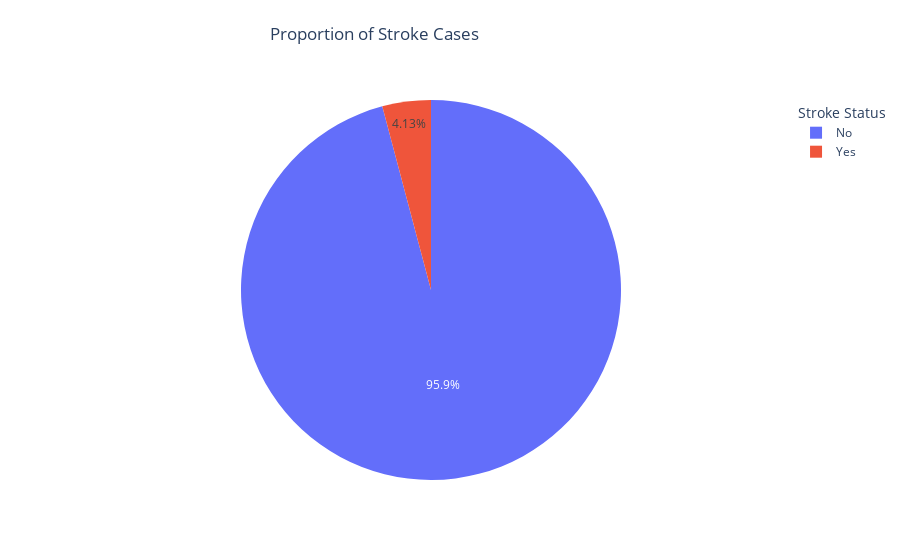

Source (notebook cell):
### Code cell
fig=px.pie(
    stroke_count,values=stroke_count.values,names=["No","Yes"],
    title='Proportion of Stroke Cases',
    
)
fig.update_layout(legend_title_text='Stroke Status',title_x=0.3,title_y=0.95)
fig.show()

### Figure 1 — Plotly figure (JSON) as saved in the notebook; plotly's stock layout.template omitted (floating-point values rounded to 4 significant figures)
{"data": [{"domain": {"x": [0, 1], "y": [0, 1]}, "hovertemplate": "label=%{label}<br>value=%{value}<extra></extra>", "labels": ["No", "Yes"], "legendgroup": "", "name": "", "showlegend": true, "type": "pie", "values": [14671, 632]}], "layout": {"legend": {"title": {"text": "Stroke Status"}, "tracegroupgap": 0}, "title": {"text": "Proportion of Stroke Cases", "x": 0.3, "y": 0.95}}}
